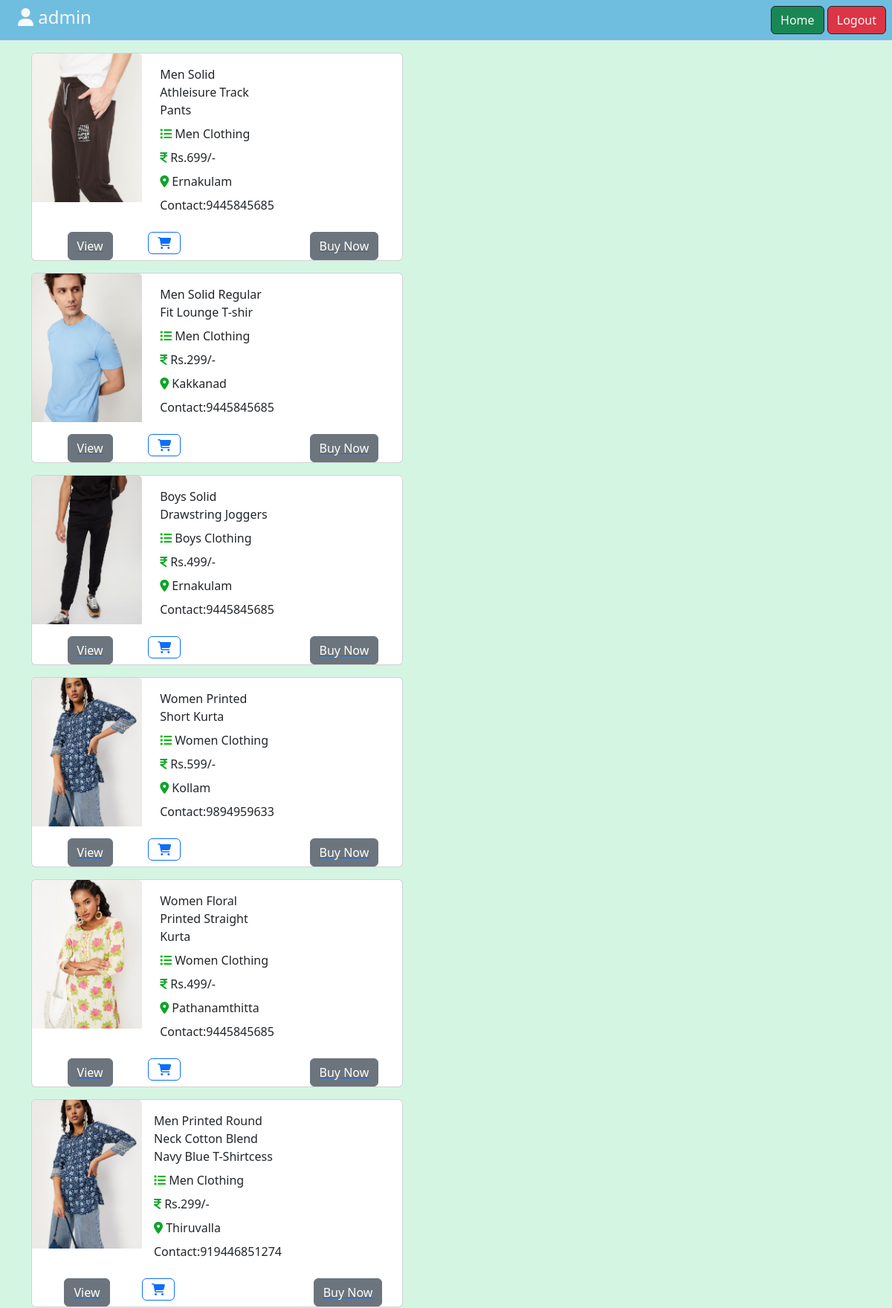
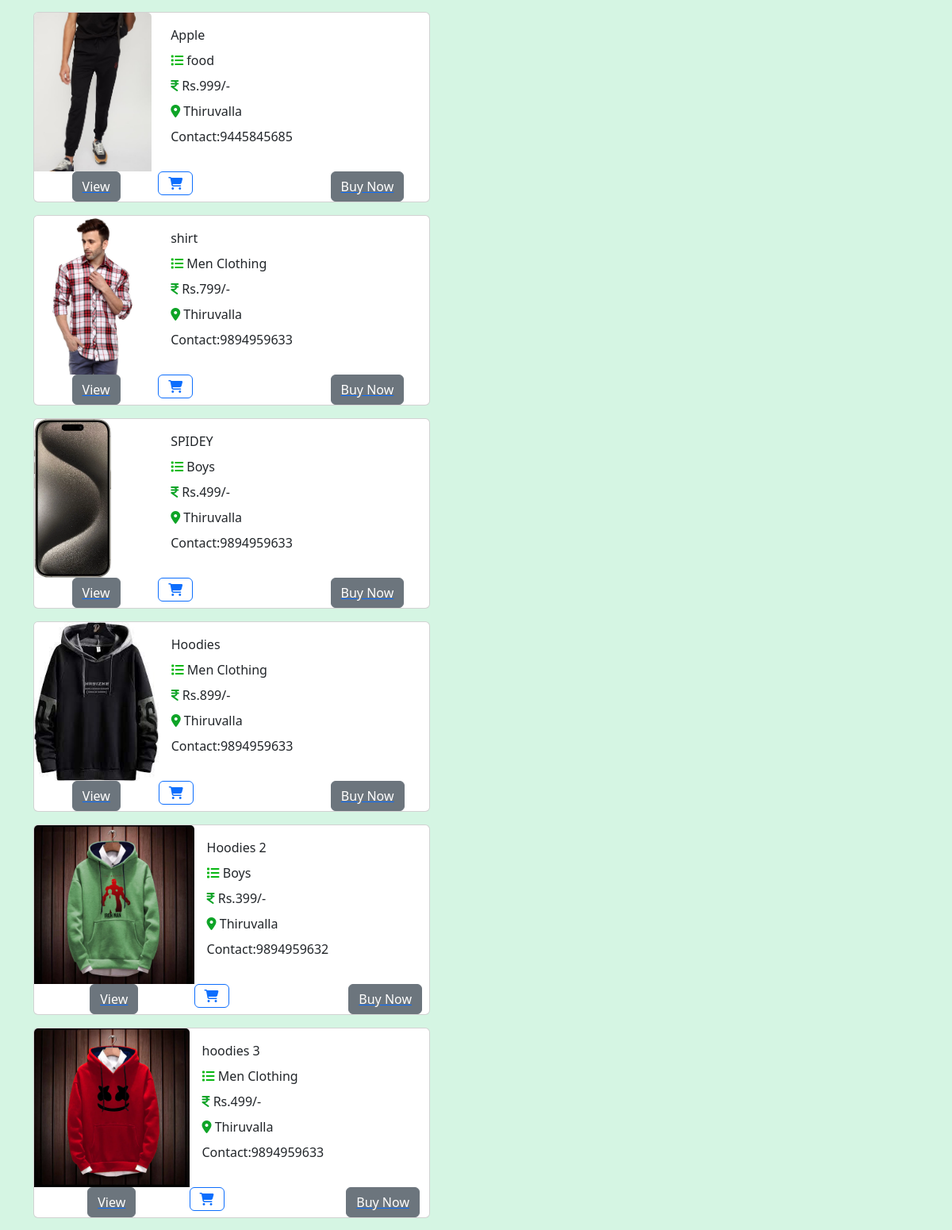
The page /listall (signed in, upper part) on the database its author committed (2 pictures, top to bottom).
### scrapbox/models.py (models this page shows, shortened)
class Scrapbox(models.Model):
    name=models.CharField(max_length=200)
    category=models.CharField(max_length=200)
    price=models.IntegerField()
    location=models.CharField(max_length=200)
    picture=models.ImageField(upload_to="images",null=True,blank=True)
    phone_no=models.CharField(max_length=200,null=True)
    description=models.CharField(max_length=500,null=True,blank=True)
    user=models.ForeignKey(User,on_delete=models.CASCADE,null=True)

### scrapbox/views.py (the view)
# urls.py: path('listall',views.ScrapboxListView.as_view(),name="list-all"),
@method_decorator(signin_required,name="dispatch")
class ScrapboxListView(View):
    def get(self,request,*args,**kwargs):
        qs=Scrapbox.objects.all()
        return render(request,"scrapboxlist.html",{"data":qs})

### scrapbox/views.py (called while the page is built)
def signin_required(fn):
    def wrapper(request,*args,**kwargs):
        if not request.user.is_authenticated:
            messages.error(request,"Sign in required")
            return redirect("signin")
        else:
            return fn(request,*args, **kwargs)
    return wrapper

### scrapbox/templates/scrapboxlist.html (shortened to what this page needs)
<!DOCTYPE html>
{%load static%}
<html lang="en">
<head>
    <link rel="stylesheet" href="https://cdnjs.cloudflare.com/ajax/libs/font-awesome/6.5.1/css/all.min.css">
    <link href="https://cdn.jsdelivr.net/npm/bootstrap@5.3.2/dist/css/bootstrap.min.css" rel="stylesheet">
</head>
<body style="background-color: #D5F5E3 ">
<nav class="navbar p-2 text-dark  border-bottom border-body text-dark text-start  " style="background-color: rgba(70, 169, 222, 0.714);" data-bs-theme="white">
        <div class="col-l-8  text-light  justify-content-center">
            <h4 class="ms-3">  <i class="fa-solid fa-user"></i> {{request.user}}</h4>
        </div>
          <div class="d-flex justify-content-end">
            <a href="{%url 'index'  %}" class="btn btn-info border-dark bg-success text-light">Home</a> &nbsp;<br>
            <a href="{%url 'signout'%}" class="ms-auto btn btn-warning border-dark bg-danger text-light" >Logout</a>
        </div>
</nav>
    <div class="container">
        {% for product in data %}
            <div class="card mb-3 mt-3" id={{product.id}} style="
                width: 500px;
                display: grid;
                grid-template-columns: repeat(3, 1fr);">
                <img class="card-img-top" src="{{product.picture.url}}" alt="img" style="width: auto; height: 200px;">
                <div class="card-body">
                    <p class="card-title">{{product.name}}</p>
                    <p class="card-title"><i class="fa-solid fa-list" style="color: #06b711;"></i>  {{product.category}}</p>
                    <p class="card-title"><i class="fa-solid fa-indian-rupee-sign" style="color: #0ea427;"></i>  Rs.{{product.price}}/-</p>
                    <p class="card-title"><i class="fa-solid fa-location-dot" style="color: #0ea427;"></i>    {{product.location}}</p>
                    <p class="card-title">Contact:{{product.phone_no}}</p>
                </div>
              <a class="d-flex justify-content-center" href="{%url 'itemview' product.id %}"><button class="btn btn-secondary">View</button></a>
              <form action="{% url 'addtocart' product.id %}" method="post" data-bs-toggle="tooltip" data-bs-placement="bottom">
                <button class="btn btn-outline-primary d-flex justify-content-evenly" type="submit" name="action" value="addtocart">
                  <i class="fa-solid fa-cart-shopping"></i>
                </button>
              </form>
              <a class="d-flex justify-content-evenly" href="{%url 'shipping' product.id%}"><button class="btn btn-secondary">Buy Now</button></a>
            </div>
      {%endfor%}
    </div>
</body>
</html>

### rows shown on the page
Scrapbox: picture (picture), name "Men Solid Athleisure Track Pants", category "Men Clothing", price "699", location "Ernakulam", phone_no "9445845685"
Scrapbox: picture (picture), name "Men Solid Regular Fit Lounge T-shir", category "Men Clothing", price "299", location "Kakkanad", phone_no "9445845685"
Scrapbox: {{ product.id }} 5 (drawn), picture (picture), name "Boys Solid Drawstring Joggers", category "Boys Clothing", price "499", location "Ernakulam", phone_no "9445845685"
Scrapbox: picture (picture), name "Women Printed Short Kurta", category "Women Clothing", price "599", location "Kollam", phone_no "9894959633"
Scrapbox: picture (picture), name "Women Floral Printed Straight Kurta", category "Women Clothing", price "499", location "Pathanamthitta", phone_no "9445845685"
Scrapbox: picture (picture), name "Men Printed Round Neck Cotton Blend Navy Blue T-Shirtcess", category "Men Clothing", price "299", location "Thiruvalla", phone_no "919446851274"
Scrapbox: picture (picture), name "Apple", category "food", price "999", location "Thiruvalla", phone_no "9445845685"
Scrapbox: picture (picture), name "shirt", category "Men Clothing", price "799", location "Thiruvalla", phone_no "9894959633"
Scrapbox: picture (picture), name "SPIDEY", category "Boys", price "499", location "Thiruvalla", phone_no "9894959633"
Scrapbox: picture (picture), name "Hoodies", category "Men Clothing", price "899", location "Thiruvalla", phone_no "9894959633"
Scrapbox: picture (picture), name "Hoodies 2", category "Boys", price "399", location "Thiruvalla", phone_no "9894959632"
Scrapbox: picture (picture), name "hoodies 3", category "Men Clothing", price "499", location "Thiruvalla", phone_no "9894959633"

### other values the page prints
{{ request.user }} "admin"
